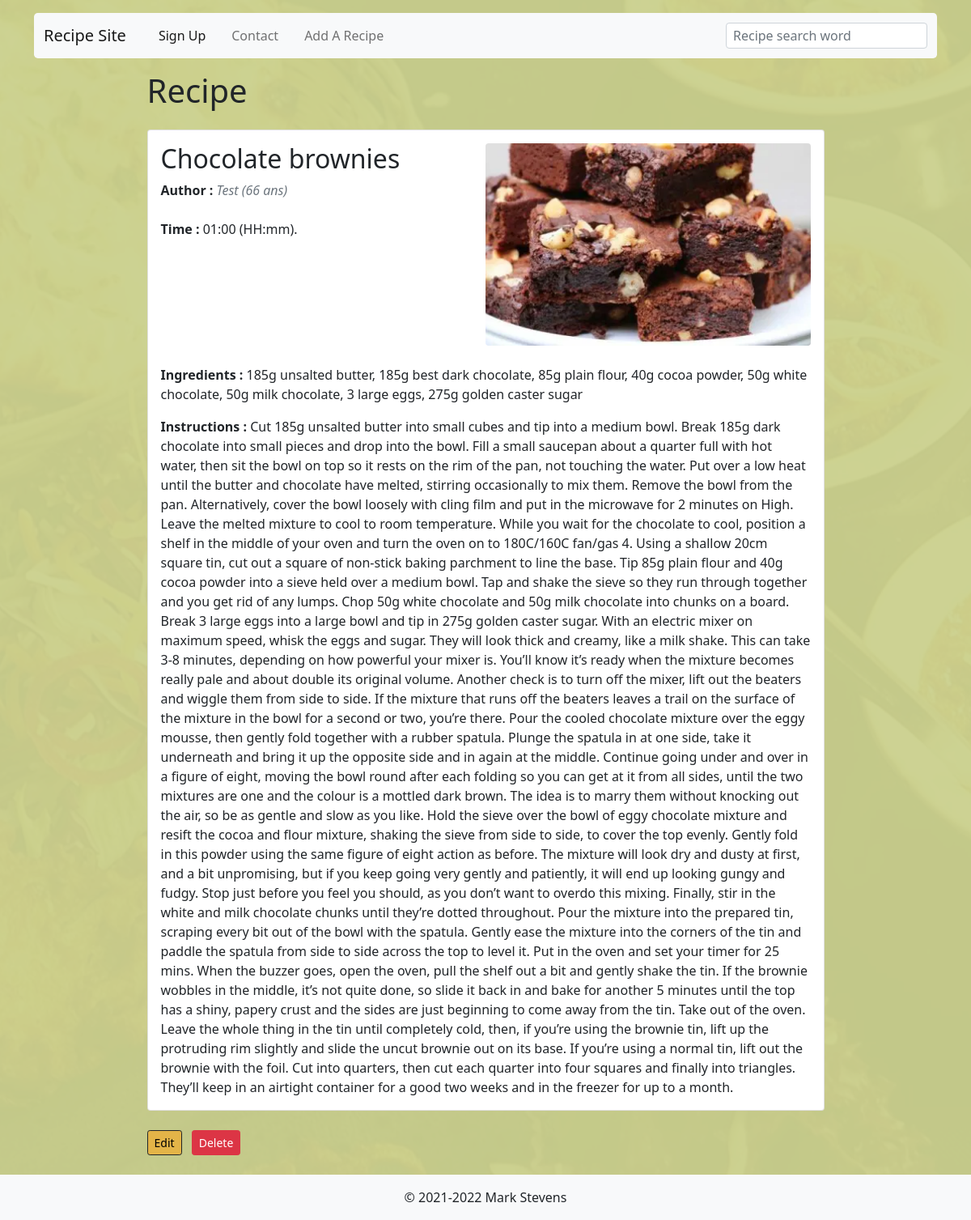
Before: /recipes/read.php?id=89 (signed in) with the older database file.
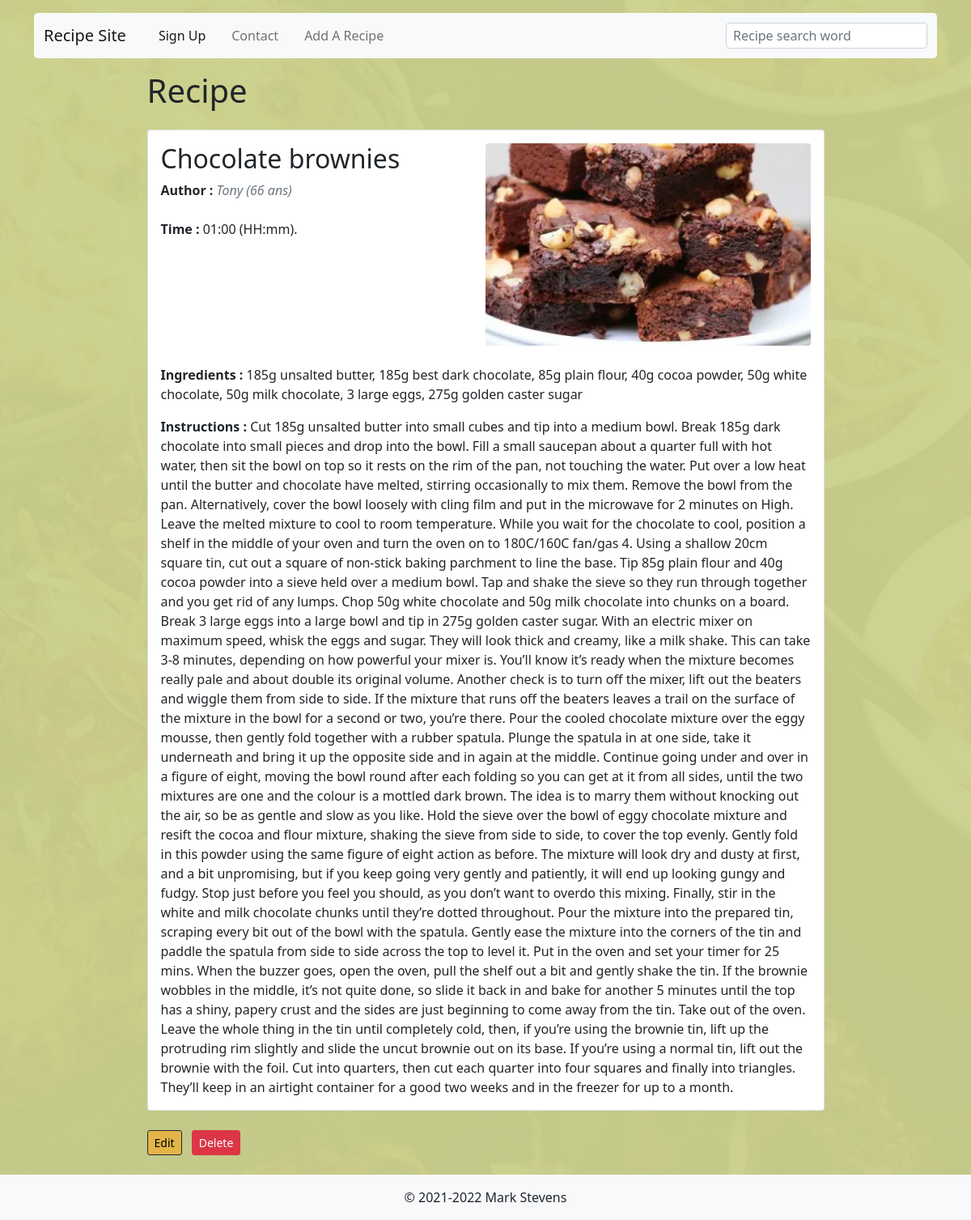
After: the same page with the newer database file.
### tables this page shows
CREATE TABLE `recipes` (
  `recipe_id` int(11) NOT NULL,
  `title` varchar(128) NOT NULL,
  `summary` text NOT NULL,
  `duration` time NOT NULL,
  `ingredients` text NOT NULL,
  `recipe` text NOT NULL,
  `author` varchar(512) NOT NULL,
  `image` varchar(256) NOT NULL,
  `is_enabled` tinyint(1) NOT NULL
);

CREATE TABLE `users` (
  `user_id` int(11) NOT NULL,
  `full_name` varchar(64) NOT NULL,
  `email` varchar(512) NOT NULL,
  `password` varchar(512) NOT NULL,
  `age` int(11) NOT NULL
);

### variables/variables.php (called while the page is built, shortened)
<?php
  $usersStatement = $mysqlClient->prepare('SELECT * FROM users');
  $usersStatement->execute();
  $users = $usersStatement->fetchAll();
  $rootUrl = (!empty($_SERVER['HTTPS']) ? 'https' : 'http') . '://' . $_SERVER['HTTP_HOST'] . '/';
  ?>

### config/user.php (called while the page is built, shortened)
<?php
include_once($_SERVER['DOCUMENT_ROOT'] . "/config/mysql.php");
include_once($_SERVER['DOCUMENT_ROOT'] . "/variables/variables.php");

### functions/functions.php (called while the page is built, shortened)
<?php
function displayAuthor(string $authorEmail, array $users) : string
{
    for ($i = 0; $i < count($users); $i++) {
        $author = $users[$i];
        if ($authorEmail === $author['email']) {
            return $author['full_name'] . ' (' . $author['age'] . ' ans)';
        }
    }
    return 'utilisateur inconnu';
}

### recipes/read.php (the view, shortened to what this page needs)
<?php session_start();
  include_once($_SERVER['DOCUMENT_ROOT'] . "/config/user.php");
  include_once($_SERVER['DOCUMENT_ROOT'] . "/variables/variables.php");
  include_once($_SERVER['DOCUMENT_ROOT'] . "/functions/functions.php");
  $getData = $_GET;
  $recipe_id = $getData['id'];
  if (!isset($recipe_id) || (!is_numeric($recipe_id)))
  {
    $errorMessage = 'Something seems to have gone wrong. Please try again.';
    echo $errorMessage;
    return;
  }	else {
    $retrieveRecipe = $mysqlClient->prepare('SELECT * FROM `recipes` WHERE recipe_id = :recipe_id');
    $retrieveRecipe->execute([
      'recipe_id' => $recipe_id,
    ]);
    $recipe = $retrieveRecipe->fetch(PDO::FETCH_ASSOC);
  }
?>
<!DOCTYPE html>
<html lang="en">
<head>
    <link href="https://cdn.jsdelivr.net/npm/bootstrap@5.0.2/dist/css/bootstrap.min.css" rel="stylesheet">
    <link rel="stylesheet" href="<?php echo($rootUrl.'/css/style.css'); ?>">
</head>
<body class="backThree d-flex flex-column min-vh-100">
    <main class="container">
      <?php include_once($rootPath.'/include/header.php'); ?>
      <section class="readPage-container mx-auto">
        <h1 class="mb-4">Recipe</h1>
        <div class="card">
          <div class="d-flex flex-column card-body">
            <div class="d-flex flex-column-reverse flex-lg-row justify-content-between mb-3">
              <div class="readPage-summary me-2" >
                <h2 class="readPage-recipeTitle"><?php echo ucfirst($recipe['title']); ?></h2>
                <p class="card-text"><b>Author : </b><i class="text-muted"><?php echo ucfirst(displayAuthor($recipe['author'], $users)); ?></i></p>
                <p class="card-text mt-4"><b>Time : </b><?php echo date("H:i", strtotime($recipe['duration'])); ?> (HH:mm).</p>
              </div>
              <img class="recipe-image readPage-image rounded mb-2" src="<?php echo($rootUrl)?>/recipes/images/<?php echo $recipe['image'] ? $recipe['image'] : 'ImageDefault_NO_DELETE.png' ?>" alt="">
            </div>
              <p class="card-text"><b>Ingredients : </b><?php echo $recipe['ingredients']; ?></p>
              <p class="card-text"><b>Instructions : </b><?php echo $recipe['recipe']; ?></p>
          </div>
        </div>
          <div class="mt-auto">
            <a class="btn btn-warning btn-sm my-4" href="<?php echo($rootUrl)?>recipes/update.php?id=<?php echo($recipe['recipe_id']); ?>">Edit</a>
            <a class="btn btn-danger btn-sm m-2" href="<?php echo($rootUrl)?>recipes/delete.php?id=<?php echo($recipe['recipe_id']); ?>">Delete</a>
          </div>
      </section>
</main>
    <?php include_once($rootPath.'/include/footer.php'); ?>
</body>
</html>

Changed rows visible on the page:
changed through a linked row, recipes "Chocolate brownies": author.age "Test (66 ans)" → "Tony (66 ans)"
